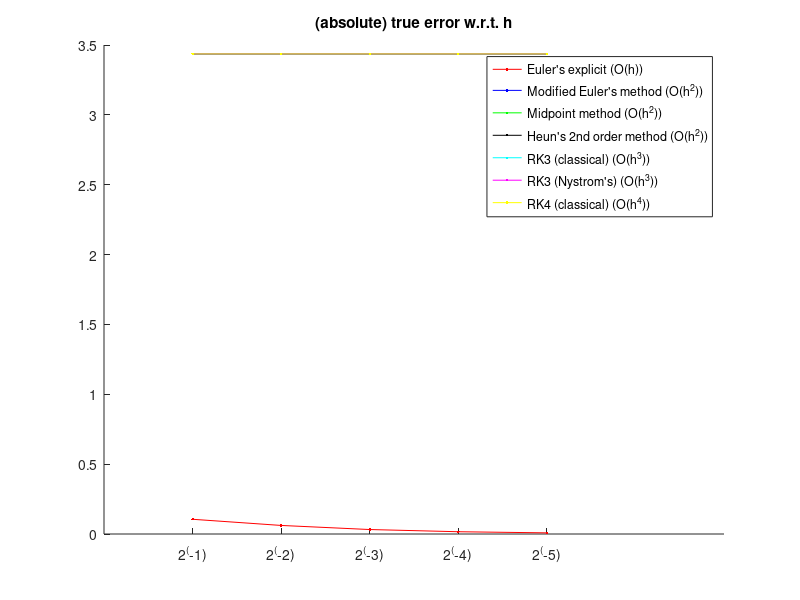
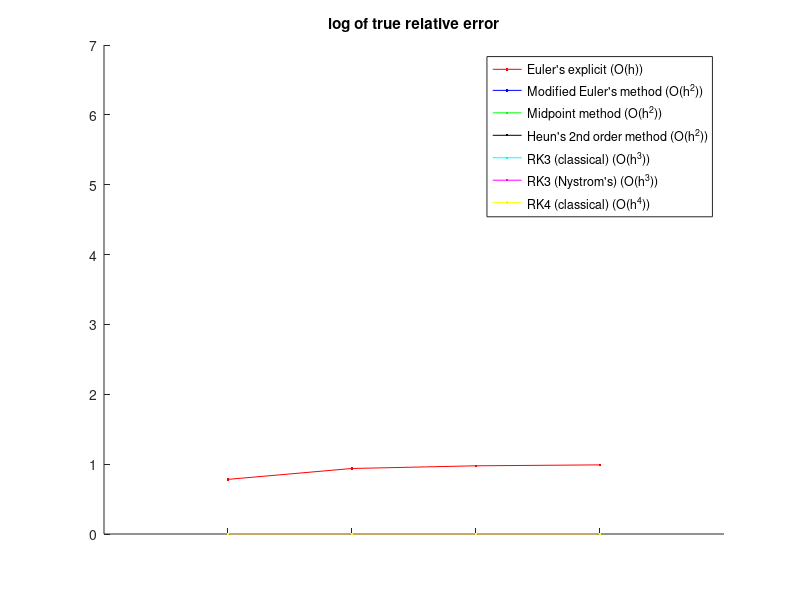

MATLAB code for these plots, in order:

clear all;

powers = 1:5;

n = length(powers);

a = 0;
b = 2.5;

% array of h = [1/2, 1/2^2, 1/2^3, ...]
hs = 2.^(-powers);

f = @(x,y) -1.2*y + 7*exp(-0.3*x);

y_init = 3;

y_true = @(x) (70/9)*exp(-0.3*x) - (43/9)*exp(-1.2*x);

% Euler's explicit method
function [ys] = Euler_explicit(f, a, b, hs, y0)
	for j=1:length(hs)
		h = hs(j);
		x = a:h:b;
		n = length(x);
		y = zeros(1,n);
		y(1) = y0;
		for i=1:(n-1)
			slope = f(x(i),y(i));
			y(i+1) = y(i) + slope*h;
		end
		ys(j) = y(n);
	end
end

% Modified Euler's method
function [ys] = Euler_modified(f, a, b, hs, y0)
% TODO: Remove the following line and fill in the correct code.
	ys = zeros(1,length(hs));
end

% Midpoint method
function [ys] = midpoint(f, a, b, hs, y0)
% TODO: Remove the following line and fill in the correct code.
	ys = zeros(1,length(hs));
end

% Heun's 2nd order method
function [ys] = Heun_2nd(f, a, b, hs, y0)
% TODO: Remove the following line and fill in the correct code.
	ys = zeros(1,length(hs));
end

% 3rd order Runge-Kutta method (classical)
function [ys] = RK3_classical(f, a, b, hs, y0)
% TODO: Remove the following line and fill in the correct code.
	ys = zeros(1,length(hs));
end

% 3rd order Runge-Kutta method (Nystrom's)
function [ys] = RK3_Nystrom(f, a, b, hs, y0)
% TODO: Remove the following line and fill in the correct code.
	ys = zeros(1,length(hs));
end

% 4th order Runge-Kutta method (classical)
function [ys] = RK4_classical(f, a, b, hs, y0)
% TODO: Remove the following line and fill in the correct code.
	ys = zeros(1,length(hs));
end


	
function [y] = convert_data(x)
	y = abs(log(x(2:end)./x(1:(end-1)))./log(2));
end
N_methods = 7;

data = zeros(N_methods, n);

data(1,:) = abs(y_true(b) - Euler_explicit(f, a, b, hs, y_init));
data(2,:) = abs(y_true(b) - Euler_modified(f, a, b, hs, y_init));
data(3,:) = abs(y_true(b) - midpoint(f, a, b, hs, y_init));
data(4,:) = abs(y_true(b) - Heun_2nd(f, a, b, hs, y_init));
data(5,:) = abs(y_true(b) - RK3_classical(f, a, b, hs, y_init));
data(6,:) = abs(y_true(b) - RK3_Nystrom(f, a, b, hs, y_init));
data(7,:) = abs(y_true(b) - RK4_classical(f, a, b, hs, y_init));


vec_cols = {'red', 'blue', 'green', 'black', 'cyan', 'magenta', 'yellow'};
vec_names = {'Euler''s explicit (O(h))',
			'Modified Euler''s method (O(h^2))',
			'Midpoint method (O(h^2))',
			'Heun''s 2nd order method (O(h^2))',
			'RK3 (classical) (O(h^3))',
			'RK3 (Nystrom''s) (O(h^3))',
			'RK4 (classical) (O(h^4))'};
vec_xticks = {};
for i=1:n
	vec_xticks{i,1} = sprintf('2^(-%d)', powers(i));
end


% plot (absolute) true error with respect to h
hsteps = 1:n;
figure(1);
clf;
title('(absolute) true error w.r.t. h');
xlim([0,n+2]);
set(gca(), 'xtick', hsteps);
set(gca(), 'xtickLabel', vec_xticks);
hold on;
for i=1:N_methods 
	hold on;
	plot(hsteps, data(i,:), 'Color', vec_cols{i}, 'Marker', '.');
end
hold on;
legend(vec_names{1}, vec_names{2}, vec_names{3}, vec_names{4}, vec_names{5}, vec_names{6},...
		vec_names{7});


% plot the order of truncation error 
hsteps = 1:(n-1);
figure(2);
clf;
title('log of true relative error');
xlim([0,n]);
ylim([0,7]);
set(gca(), 'xtick', hsteps);
set(gca(), 'xtickLabel', {});
for i=1:N_methods
	hold on;
	plot(hsteps, convert_data(data(i,:)), 'Color', vec_cols{i}, 'Marker', '.');
end
hold on;
legend(vec_names{1}, vec_names{2}, vec_names{3}, vec_names{4}, vec_names{5}, vec_names{6},...
	vec_names{7});



